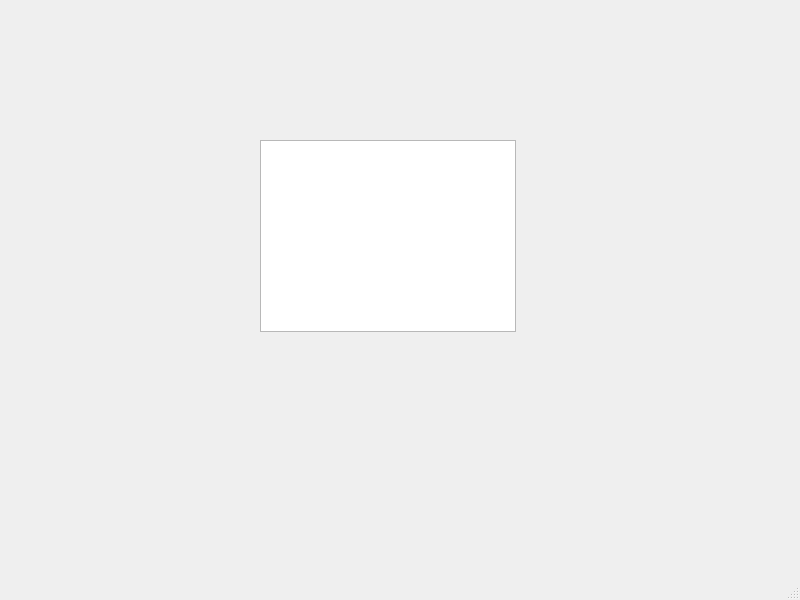
<?xml version="1.0" encoding="UTF-8"?>
<ui version="4.0">
 <class>MainWindow</class>
 <widget class="QMainWindow" name="MainWindow">
  <property name="geometry">
   <rect>
    <x>0</x>
    <y>0</y>
    <width>800</width>
    <height>600</height>
   </rect>
  </property>
  <property name="windowTitle">
   <string>MainWindow</string>
  </property>
  <widget class="QWidget" name="centralwidget">
   <widget class="QGraphicsView" name="graphicsView">
    <property name="geometry">
     <rect>
      <x>260</x>
      <y>140</y>
      <width>256</width>
      <height>192</height>
     </rect>
    </property>
    <property name="minimumSize">
     <size>
      <width>50</width>
      <height>50</height>
     </size>
    </property>
    <property name="mouseTracking">
     <bool>true</bool>
    </property>
   </widget>
  </widget>
  <widget class="QMenuBar" name="menubar">
   <property name="geometry">
    <rect>
     <x>0</x>
     <y>0</y>
     <width>800</width>
     <height>25</height>
    </rect>
   </property>
  </widget>
  <widget class="QStatusBar" name="statusbar"/>
 </widget>
 <resources/>
 <connections/>
</ui>
